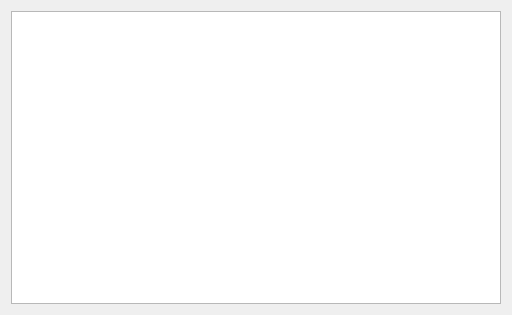
<?xml version="1.0" encoding="UTF-8"?>
<ui version="4.0">
 <class>LayersSelection</class>
 <widget class="QWidget" name="LayersSelection">
  <property name="geometry">
   <rect>
    <x>0</x>
    <y>0</y>
    <width>512</width>
    <height>315</height>
   </rect>
  </property>
  <property name="windowTitle">
   <string>Form</string>
  </property>
  <layout class="QVBoxLayout" name="verticalLayout">
   <item>
    <widget class="QTreeWidget" name="layersTreeWidget">
     <property name="sizePolicy">
      <sizepolicy hsizetype="Expanding" vsizetype="Preferred">
       <horstretch>0</horstretch>
       <verstretch>0</verstretch>
      </sizepolicy>
     </property>
     <property name="rootIsDecorated">
      <bool>false</bool>
     </property>
     <property name="itemsExpandable">
      <bool>false</bool>
     </property>
     <property name="expandsOnDoubleClick">
      <bool>false</bool>
     </property>
     <attribute name="headerVisible">
      <bool>false</bool>
     </attribute>
     <column>
      <property name="text">
       <string>uuid</string>
      </property>
     </column>
     <column>
      <property name="text">
       <string>Выделен?</string>
      </property>
     </column>
     <column>
      <property name="text">
       <string>Название</string>
      </property>
     </column>
    </widget>
   </item>
  </layout>
 </widget>
 <resources/>
 <connections/>
</ui>
